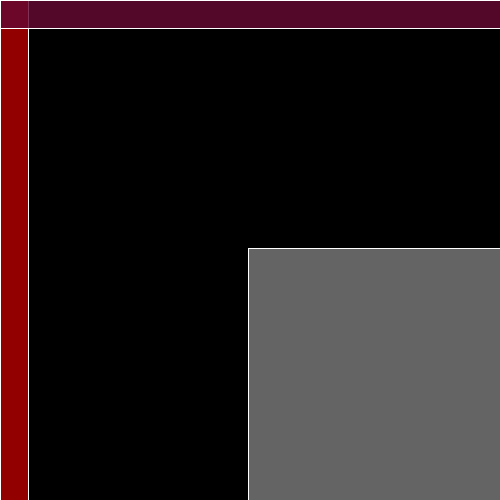
Frame 1 (no input)
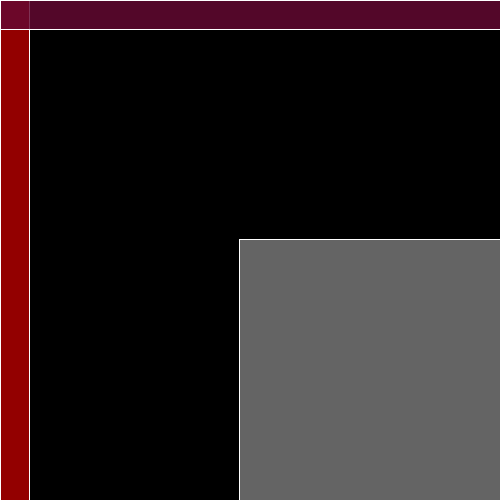
Frame 60 (the mouse pressed at the canvas centre just before this capture)
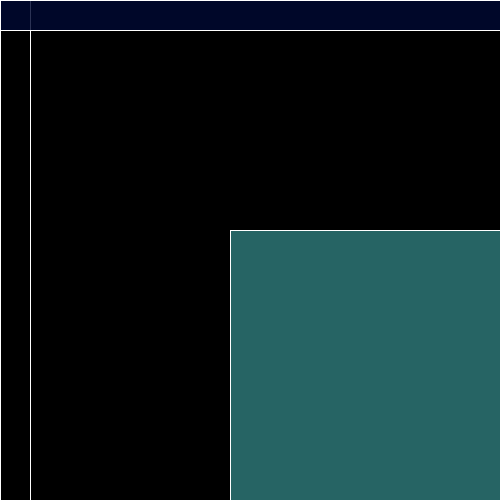
Frame 120 (the mouse held since frame 60 and released just before this capture)

The Processing sketch that drew these frames (run headless with seeded random() and noise(); from frame 60 on, the mouse is pressed at the canvas centre):

// Processing sketch: processing_151602
// ── processing_151602.pde

void setup (){
  size (500, 500);
}

void draw (){
  background (0);
  
  float farbwinkelRot = map(mouseY, 0, 250, 250, 0);
  float farbwinkelBlau = map(mouseY/2, 0, 25, 100, 0);
  float farbwinkelGruen = map(mouseX/4, 0, 100, 100, 0);
  
  //rotes Rechteck
  
  if (second() > 800) {
    background (0);
  }
  
 else {
    stroke(255);
    fill(farbwinkelRot, 0, 0, 150);
    rect (0, 0, second(), 500);
 }
 
    stroke(255);
    fill(farbwinkelBlau, 9, 50, 211);
    rect (0, 0, 500, second());
    
   if (second() < 200) {
    fill(farbwinkelGruen, 100, 100, 255);
    rect(500, 500, -second()*9, -second()*9);
   }


}
